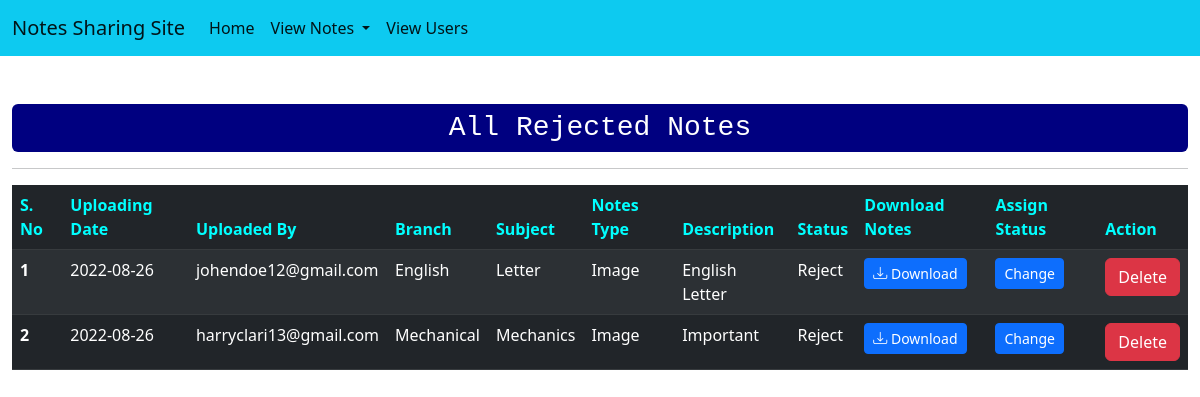
Screenshot of /rejected_notes with the database file from the repository.
### credentials/models.py (models this page shows, shortened)
class Notes(models.Model):
    user = models.ForeignKey(User,on_delete=models.CASCADE)
    uploadingDate = models.CharField(max_length=30,null=True)
    branch =  models.CharField(max_length=30,null=True)
    subject =  models.CharField(max_length=30,null=True)
    notesFile = models.FileField(max_length=30,null=True)
    fileType =  models.CharField(max_length=30,null=True)
    description =  models.CharField(max_length=30,null=True)
    status = models.CharField(max_length=30,null=True)

### credentials/views.py (the view)
# urls.py: path('rejected_notes',views.rejectedNotes,name="rejected_notes"),
def rejectedNotes(request):
    data = Notes.objects.filter(status="Reject")
    context = {'data':data}
    return render(request,'credentials/rejected_notes.html',context)

### credentials/templates/credentials/rejected_notes.html
{% extends 'admin_home.html' %}
{% block content %}
<div class="container-fluid mt-5 mr-5 ml-5">
    <div class="row">
        <div class="col-md-12">
            <h3 class="text-center" style="background-color: navy;color: white;padding: 7px; border-radius: 6px;font-family: monospace;">All Rejected Notes</h3>
            <hr>
            <table class="table table-dark table-striped">
                <thead style="color: aqua;">
                  <tr>
                    <th scope="col">S. No</th>
                    <th scope="col">Uploading Date</th>
                    <th>Uploaded By</th>
                    <th scope="col">Branch</th>
                    <th scope="col">Subject</th>
                    <th scope="col">Notes Type</th>
                    <th>Description</th>
                    <th scope="col">Status</th>
                    <th scope="col">Download Notes</th>
                    <th>Assign Status</th>
                    <th scope="col">Action</th>
                  </tr>
                </thead>
                <tbody>
                    {% for notes in data %}
                  <tr>
                    <th>{{forloop.counter}}</th>
                    <td>{{notes.uploadingDate}}</td>
                    <td>{{notes.user.username}}</td>
                    <td>{{notes.branch}}</td>
                    <td>{{notes.subject}}</td>
                    <td>{{notes.fileType}}</td>
                    <td>{{notes.description}}</td>
                    <td> {% if notes.status == "Accept" %}  {{notes.status}}ed {% else %}  {{notes.status}} {% endif %}</td>
                    <td><a href="{{notes.notesFile.url}}" download style="text-decoration: none;" class="btn btn-primary btn-sm"> <i class="bi bi-download " > </i> Download </a></td>
                    <td><a href="{% url 'assign_status' notes.id %}" style="text-decoration: none;" class="btn btn-primary btn-sm"> Change </a></td>
                    <td><a href="{% url 'delete_notes' notes.id %}" class="btn btn-danger" onclick="return confirm('Are you sure you want to delete? {{ notesData.notesFile}} ')">Delete</a></td>
                  </tr>
                    {% endfor %}
                </tbody>
              </table>
        </div>
    </div>
</div>
{% endblock content %}

### rows the page displays
Notes: uploadingDate "2022-08-26", user.username "johendoe12@gmail.com", branch "English", subject "Letter", fileType "Image", description "English Letter", status "Reject"
Notes: uploadingDate "2022-08-26", user.username "harryclari13@gmail.com", branch "Mechanical", subject "Mechanics", fileType "Image", description "Important", status "Reject"
